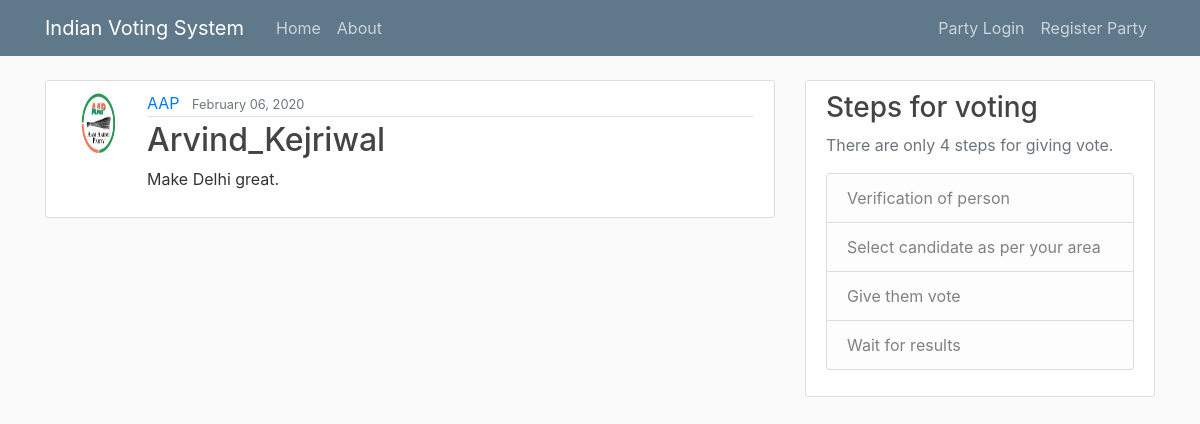
Screenshot of /post/32/ with the database file from the repository.
### blog/models.py (models this page shows, shortened)
class Post(models.Model):
    title = models.CharField(max_length=100)
    content = models.TextField()
    state = models.CharField(max_length=200)
    date_posted = models.DateTimeField(default=timezone.now)
    author = models.ForeignKey(User, on_delete=models.CASCADE)
    votes = models.IntegerField(default=0)

### users/models.py (models this page shows, shortened)
class Profile(models.Model):
    user = models.OneToOneField(User, on_delete=models.CASCADE)
    votes = models.IntegerField(default=0)
    image = models.ImageField(default='default.jpg', upload_to='profile_pics')

### blog/views.py (the view)
# urls.py: path('post/<int:pk>/', PostDetailView.as_view(), name='post-detail'),
class PostDetailView(DetailView):
    model = Post

### blog/templates/blog/post_detail.html (shortened to what this page needs)
{% extends "blog/base.html" %}
{% block content %}
  <article class="media content-section">
    <img class="rounded-circle article-img" src="{{ object.author.profile.image.url }}">
    <div class="media-body">
      <div class="article-metadata">
        <a class="mr-2" href="{% url 'user-posts' object.author.username %}">{{ object.author }}</a>
        <small class="text-muted">{{ object.date_posted|date:"F d, Y" }}</small>
      </div>
      <h2 class="article-title">{{ object.title }}</h2>
      <p class="article-content">{{ object.content }}</p>
    </div>
  </article>
{% endblock content %}

### blog/static/blog/main.css (style rules this page uses)
body { background: #fafafa; color: #333333; margin-top: 5rem; }
h1, h2, h3, h4, h5, h6 { color: #444444; }
.content-section { background: #ffffff; padding: 10px 20px; border: 1px solid #dddddd; border-radius: 3px; margin-bottom: 20px; }
.article-title { color: #444444; }
.article-content { white-space: pre-line; }
.article-img { height: 65px; width: 65px; margin-right: 16px; }
.article-metadata { padding-bottom: 1px; margin-bottom: 4px; border-bottom: 1px solid #e3e3e3 }

### rows the page displays
Post: author.profile.image (picture), author "AAP", date_posted "February 06, 2020", title "Arvind_Kejriwal", content "Make Delhi great."
